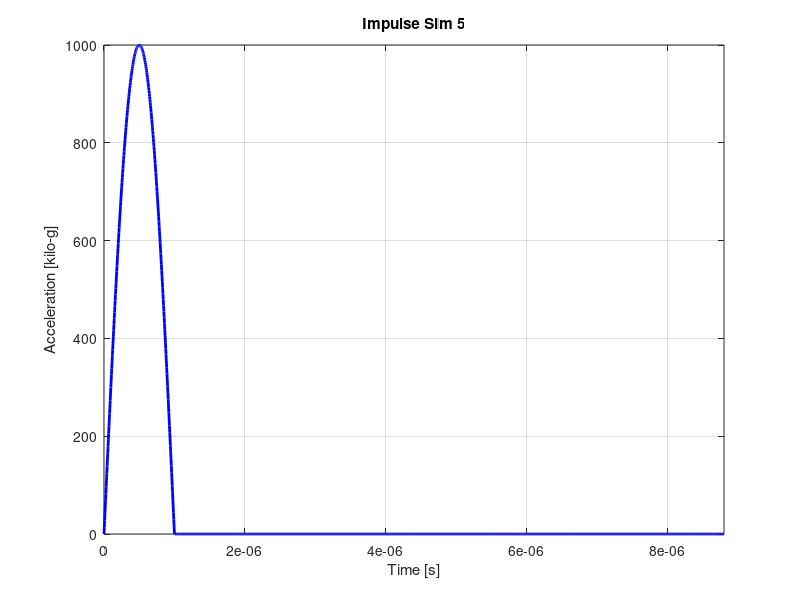

This figure's MATLAB source:
clear; clc; close all;

% Parametri del primo impulso
cfg1.impulse_g   = 1*1e6;        % ampiezza [g]
cfg1.impulse_dir = [0 0 1];   % direzione
cfg1.t_shock     = 1e-6;       % durata [s]

% Parametri del secondo impulso
cfg2.impulse_g   = 1e6;      % ampiezza [g]
cfg2.impulse_dir = [0 0 1];    % direzione
cfg2.t_shock     = 0.5e-6;       % durata [s]

% Direzioni normalizzate
dir1 = cfg1.impulse_dir / norm(cfg1.impulse_dir);
dir2 = cfg2.impulse_dir / norm(cfg2.impulse_dir);

% Asse temporale
Tmax = max(cfg1.t_shock, cfg2.t_shock);
Tmax = 8e-6;
t = linspace(0, 1.1*Tmax, 2000);

% Impulsi half-sine lungo la direzione z
pulse1_g = zeros(size(t));
pulse2_g = zeros(size(t));

idx1 = (t >= 0) & (t <= cfg1.t_shock);
idx2 = (t >= 0) & (t <= cfg2.t_shock);

pulse1_g(idx1) = cfg1.impulse_g * dir1(3) .* ...
                 sin(pi*t(idx1)/cfg1.t_shock);

pulse2_g(idx2) = cfg2.impulse_g * dir2(3) .* ...
                 sin(pi*t(idx2)/cfg2.t_shock);

% Conversione da g a kilo-g
% 1 kg = 1000 g, dove kg indica kilo-g
pulse1_kg = pulse1_g / 1e3;
pulse2_kg = pulse2_g / 1e3;

% Grafico
figure('Color','w');
plot(t, pulse1_kg, 'b', 'LineWidth', 2); hold on;
%plot(t, pulse2_kg, 'r--', 'LineWidth', 2);

grid on;
xlabel('Time [s]');
ylabel('Acceleration [kilo-g]');
title('Impulse Sim 5');

% legend( ...
%     sprintf('Impulse 4: %.2e g', cfg1.impulse_g), ...
%     sprintf('Impulse 3: %.2e g', cfg2.impulse_g), ...
%     'Location', 'best');

xlim([0 1.1*Tmax]);
